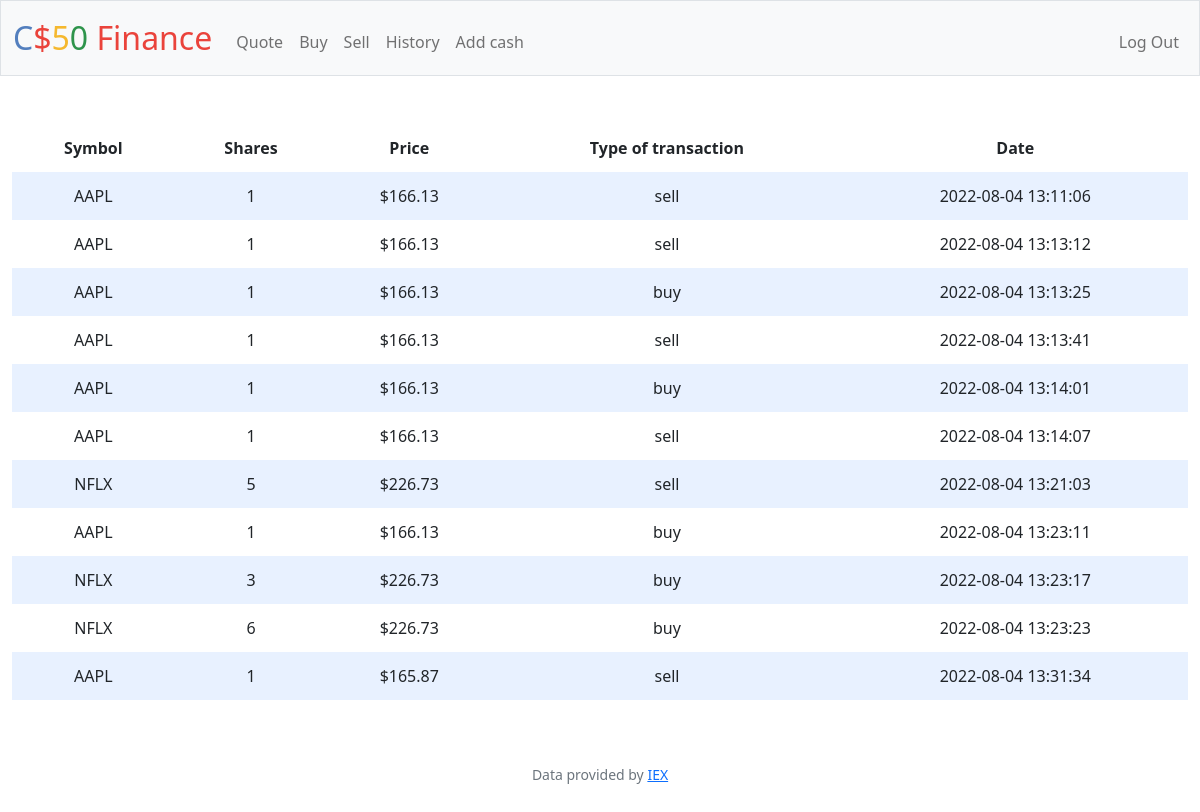
Page /history (signed in) on the committed database.
### tables this page shows
CREATE TABLE history (user_id INTEGER NOT NULL, symbol TEXT NOT NULL, price REAL NOT NULL, shares INTEGER NOT NULL, date TEXT NOT NULL, type TEXT NOT NULL, FOREIGN KEY(user_id) REFERENCES users(id));

### app.py (the view)
@app.route("/history")
@login_required
def history():
    stocks = db.execute("SELECT * FROM history WHERE user_id = ?", session["user_id"])
    return render_template("history.html", stocks=stocks)

### app.py (called while the page is built)
@app.after_request
def after_request(response):
    response.headers["Cache-Control"] = "no-cache, no-store, must-revalidate"
    response.headers["Expires"] = 0
    response.headers["Pragma"] = "no-cache"
    return response

### helpers.py (called while the page is built)
def login_required(f):
    @wraps(f)
    def decorated_function(*args, **kwargs):
        print(session.get("user_id"))
        if session.get("user_id") is None:
            return redirect("/login")
        return f(*args, **kwargs)
    return decorated_function

def usd(value):
    return f"${value:,.2f}"

### templates/history.html (shortened to what this page needs)
{% extends "layout.html" %}
{% block main %}
<table>
    <thead>
        <tr>
            <th>Symbol</th>
            <th>Shares</th>
            <th>Price</th>
            <th>Type of transaction</th>
            <th>Date</th>
        </tr>
    </thead>
    <tbody>
        {% for stock in stocks %}
            <tr>
                <td>{{ stock["symbol"] }}</td>
                <td>{{ stock["shares"] }}</td>
                <td>{{ stock["price"] | usd }}</td>
                <td>{{ stock["type"] }}</td>
                <td>{{ stock["date"] }}</td>
            </tr>
        {% endfor %}
    </tbody>
</table>
{% endblock %}

### static/styles.css (style rules this page uses)
table { background-color: transparent; margin-bottom: 1rem; width: 100%; }
table th, table td { padding: 0.75rem; vertical-align: middle; }
tbody tr:nth-of-type(odd) { background-color: rgb(179, 208, 255, 0.3) }

### rows in the picture
history: symbol "AAPL", shares "1", price "$166.13", type "sell", date "2022-08-04 13:11:06"
history: symbol "AAPL", shares "1", price "$166.13", type "sell", date "2022-08-04 13:13:12"
history: symbol "AAPL", shares "1", price "$166.13", type "buy", date "2022-08-04 13:13:25"
history: symbol "AAPL", shares "1", price "$166.13", type "sell", date "2022-08-04 13:13:41"
history: symbol "AAPL", shares "1", price "$166.13", type "buy", date "2022-08-04 13:14:01"
history: symbol "AAPL", shares "1", price "$166.13", type "sell", date "2022-08-04 13:14:07"
history: symbol "NFLX", shares "5", price "$226.73", type "sell", date "2022-08-04 13:21:03"
history: symbol "AAPL", shares "1", price "$166.13", type "buy", date "2022-08-04 13:23:11"
history: symbol "NFLX", shares "3", price "$226.73", type "buy", date "2022-08-04 13:23:17"
history: symbol "NFLX", shares "6", price "$226.73", type "buy", date "2022-08-04 13:23:23"
history: symbol "AAPL", shares "1", price "$165.87", type "sell", date "2022-08-04 13:31:34"
